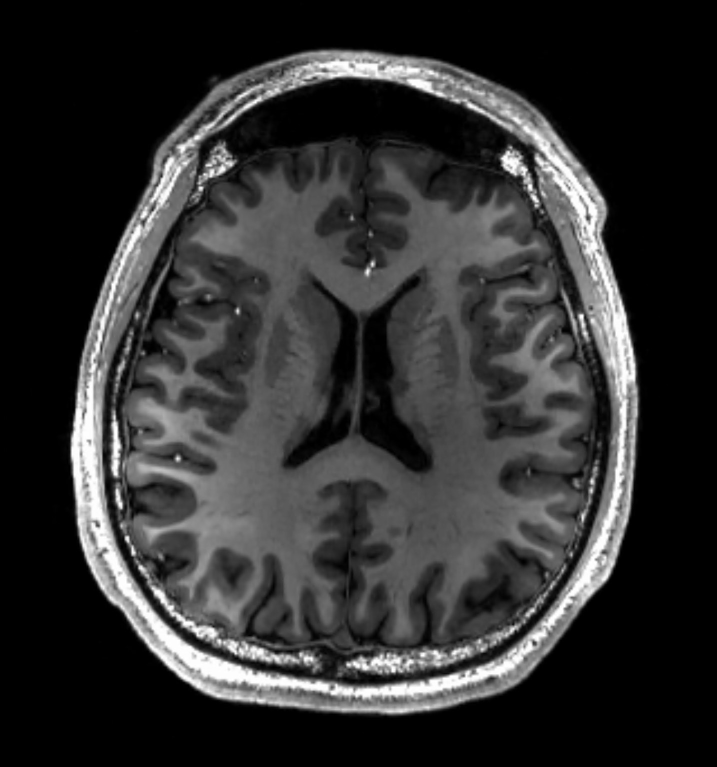
#> input picture Basic Image Preprocessing/brain_mri.png, 1433 x 1534 px (shown at 1/2 size)
$ jupyter execute Subsampling.ipynb
#> lines starting #> are read from the running program, lines starting #| are printed output that depends on the picture
## Subsampling an Image

[cell 1]
import cv2
import matplotlib.pyplot as plt

# Load the image
image = cv2.imread('brain_mri.png')
#> image is the input picture: shape (1534, 1433, 3); min 0, max 255, mean 48.6

# Subsample by removing every other row and column
subsampled_image = image[::32, ::32]
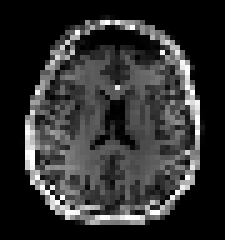
#> subsampled_image: shape (48, 45, 3) (shown 5 times larger); min 0, max 255, mean 48.3

# Display the original and subsampled images
plt.figure(figsize=(10, 5))

plt.subplot(1, 2, 1)
plt.imshow(image)
plt.title('Original Image')

plt.subplot(1, 2, 2)
plt.imshow(subsampled_image)
plt.title('Subsampled Image')

plt.show()
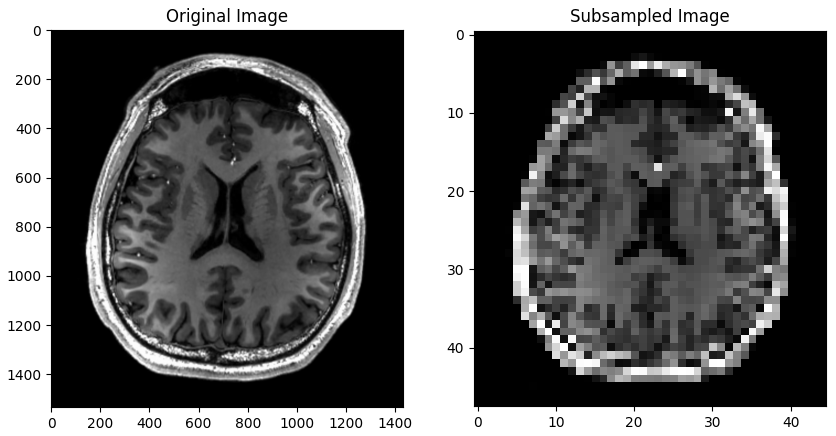
#> figure drawn by matplotlib, 2 panels

# Save the image
plt.imsave('subsampled_image.png', subsampled_image, cmap='gray')

### Unsampling an image

[cell 2]
# Load the image
subsampled_image = cv2.imread('subsampled_image.png')

# Display the original image
plt.imshow(subsampled_image)
plt.title('subsampled_image')
plt.axis('off')
plt.show()

# Upsample the image (e.g., by a factor of 2)
upsampled_image = cv2.resize(subsampled_image, None, fx=2, fy=2, interpolation=cv2.INTER_LINEAR)
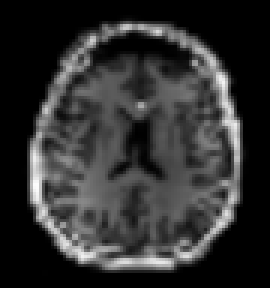
#> upsampled_image: shape (96, 90, 3) (shown 3 times larger); min 0, max 253, mean 48.3

# Display the upsampled image
plt.imshow(upsampled_image)
plt.title('Upsampled Image')
plt.axis('off')
plt.show()
